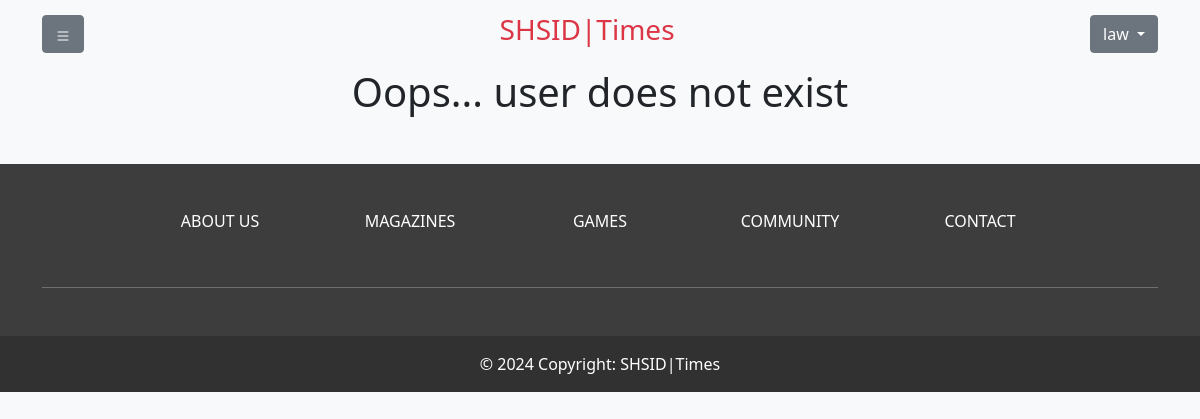
/smartass/profile/ (signed in), run on an earlier commit of the app's database.
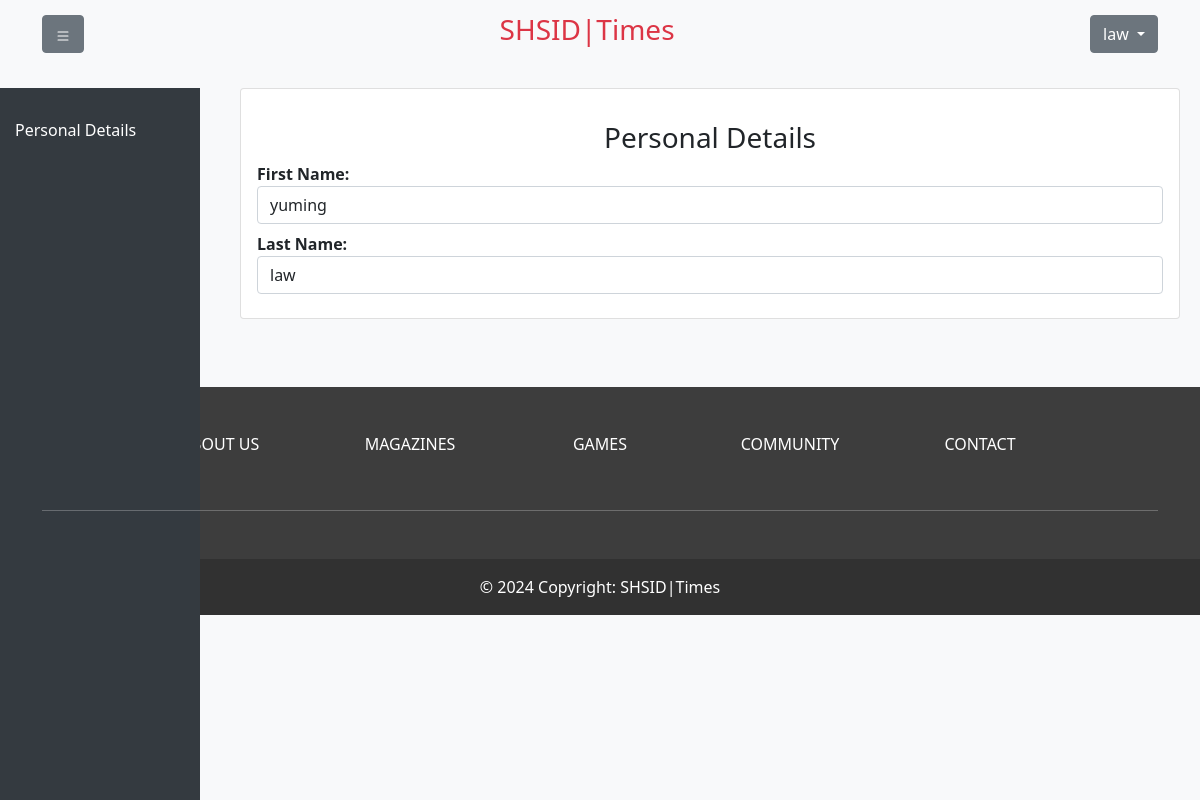
And on a later commit of the database.
### user/models.py (models this page shows, shortened)
class CustomUser(AbstractUser):
    magazine_favorites = models.ManyToManyField(
        to=Magazine,
        related_name='saved_users',
        blank=True
    )
    post_likes = models.ManyToManyField(
        to=Posts,
        related_name='liked_users',
        blank=True
    )
    subscribe = models.BooleanField(default=False)
    objects = CustomUserManager()

### user/views.py (the view, shortened to what this page needs)
# urls.py: path('<str:username>/profile/', include('user.urls')),
@login_required(login_url='/login/')
def profile(request, username):
    assert isinstance(request, HttpRequest)
    viewed_user = CustomUser.objects.filter(username=username).first()
    if request.method == 'GET':
        return render(request, 'profile.html', {'title': 'Profile', 'viewed_user': viewed_user})

### templates/profile.html (shortened to what this page needs)
{% extends "profile_layout.html" %}
{% block content2 %}
    {% if viewed_user %}
    <div class="content">
        <div class="card">
            <div class="card-body">
                <h3 class="text-center mt-3">Personal Details</h3>
                {% if request.user == viewed_user %}
                <form class="mt-4" action="" method="post">
                    {% csrf_token %}
                    <div class="my-2">
                        <label for="f_name"><strong>First Name:</strong></label>
                        <input class="form-control" name="first_name"
                               value="{% if form.first_name is not None %}{{ form.first_name.value }}
{% else %}{{ viewed_user.first_name }}{% endif %}"
                               id="f_name"/>
                        <div class="form-group">
                            {% if form.errors.first_name|length > 0 %}
                                <div class="alert alert-danger" role="alert">
                                    {{ form.errors.first_name.0 }}
                                </div>
                            {% endif %}
                        </div>
                    </div>
                    <div class="my-2">
                        <label for="l_name"><strong>Last Name:</strong></label>
                        <input class="form-control" name="last_name"
                               value="{% if form.last_name is not None %}{{ form.last_name.value }}
{% else %}{{ viewed_user.last_name }}{% endif %}"
                               id="l_name"/>
                        <div class="form-group">
                            {% if form.errors.last_name|length > 0 %}
                                <div class="alert alert-danger" role="alert">
                                    {{ form.errors.last_name.0 }}
                                </div>
                            {% endif %}
                        </div>
                    </div>
                    <div class="text-center mt-3">
                        <button type="submit" class="btn btn-primary">Save changes</button>
                    </div>
                </form>
                {% else %}
                    <div class="my-2">
                        <label for="f_name"><strong>First Name:</strong></label>
                        <input class="form-control" name="first_name"
                               value="{% if form.first_name is not None %}{{ form.first_name.value }}
{% else %}{{ viewed_user.first_name }}{% endif %}"
                               id="f_name"/>
                    </div>
                    <div class="my-2">
                        <label for="l_name"><strong>Last Name:</strong></label>
                        <input class="form-control" name="last_name"
                               value="{% if form.last_name is not None %}{{ form.last_name.value }}
{% else %}{{ viewed_user.last_name }}{% endif %}"
                               id="l_name"/>
                    </div>
                {% endif %}
            </div>
        </div>
    </div>
    {% else %}
        <div class="text-center">
            <h1>Oops... user does not exist</h1>
        </div>
    {% endif %}
{% endblock %}

What changed in the data, as far as the page shows it:
added CustomUser: first_name "yuming", last_name "law"
Also different on the page:
text no longer shown: "Oops... user does not exist"
text now shown: "Personal Details Personal Details First Name: Last Name:"
